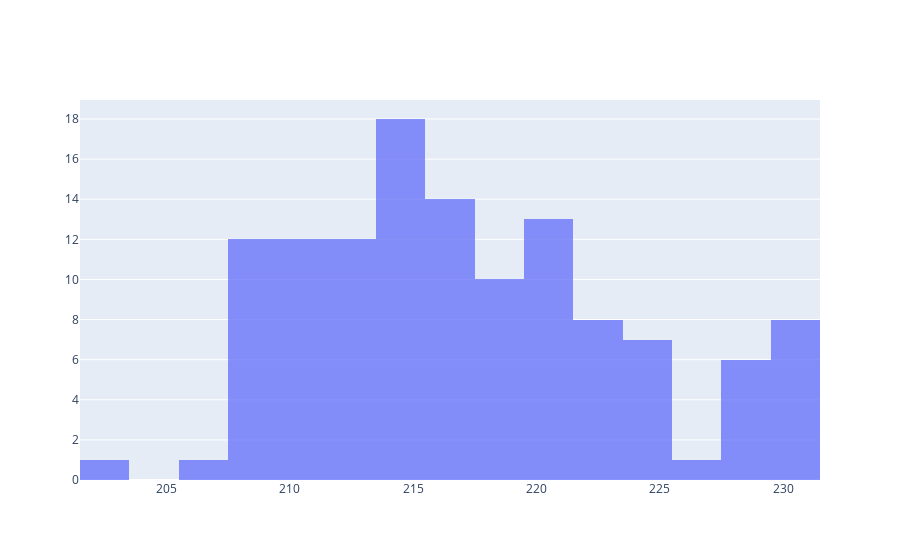

The cell this chart's notebook holds for it:
### Code cell
fig = go.Figure()
    fig.add_trace(go.Histogram(x=flipper_lengths, name=f"{species} Flipper Length", opacity=0.75))

### Figure 1 — Plotly figure (JSON) as saved in the notebook; plotly's stock layout.template omitted (floating-point values rounded to 4 significant figures)
{"data": [{"name": "Gentoo Flipper Length", "opacity": 0.75, "type": "histogram", "x": [211, 230, 210, 218, 215, 210, 211, 219, 209, 215, 214, 216, 214, 213, 210, 217, 210, 221, 209, 222, 218, 215, 213, 215, 215, 215, 216, 215, 210, 220, 222, 209, 207, 230, 220, 220, 213, 219, 208, 208, 208, 225, 210, 216, 222, 217, 210, 225, 213, 215, 210, 220, 210, 225, 217, 220, 208, 220, 208, 224, 208, 221, 214, 231, 219, 230, 214, 229, 220, 223, 216, 221, 221, 217, 216, 230, 209, 220, 215, 223, 212, 221, 212, 224, 212, 228, 218, 218, 212, 230, 218, 228, 212, 224, 214, 226, 216, 222, 203, 225, 219, 228, 215, 228, 216, 215, 210, 219, 208, 209, 216, 229, 213, 230, 217, 230, 217, 222, 214, 215, 222, 212, 213]}], "layout": {}}
